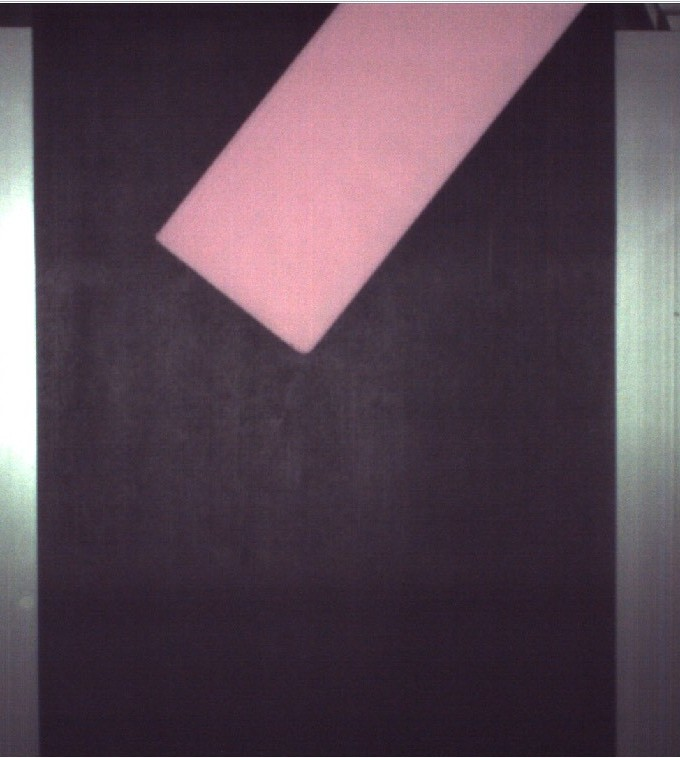
#> input picture test_img_crop/box9_crop.jpg, 680 x 758 px
$ python boxbox_v4.py
#> lines starting #> are read from the running program, lines starting #| are printed output that depends on the picture
import cv2
import matplotlib.pyplot as plt
import numpy as np
from pathlib import Path
import os

# ── Parameters ────────────────────────────────────────────────────────────────

blur_kernel       = (5, 5)
canny_low         = 10
canny_high        = 100

hough_threshold_1 = 25
hough_min_len_1   = 60
hough_gap_1       = 20

hough_threshold_2 = 20
hough_min_len_2   = 40
hough_gap_2       = 30

perp_tolerance    = 0.5
corner_proximity  = 20
border_margin     = 0.05

# ── Geometry helpers ──────────────────────────────────────────────────────────

def points_close(p1, p2, threshold=20):
    return np.hypot(p1[0]-p2[0], p1[1]-p2[1]) < threshold

def line_intersection(line1, line2):
    x1, y1, x2, y2 = line1
    x3, y3, x4, y4 = line2
    denom = (x1-x2)*(y3-y4) - (y1-y2)*(x3-x4)
    if abs(denom) < 1e-6:
        return None
    t = ((x1-x3)*(y3-y4) - (y1-y3)*(x3-x4)) / denom
    return (x1 + t*(x2-x1), y1 + t*(y2-y1))

def _is_border_line(x1, y1, x2, y2, img_height, img_width):
    return (
        (y1 > img_height*(1-border_margin) and y2 > img_height*(1-border_margin)) or
        (y1 < img_height*border_margin      and y2 < img_height*border_margin)      or
        (x1 < img_width*border_margin       and x2 < img_width*border_margin)       or
        (x1 > img_width*(1-border_margin)   and x2 > img_width*(1-border_margin))
    )

# ── Detection pipeline ────────────────────────────────────────────────────────

def detect_edges(img):
    gray    = cv2.cvtColor(img, cv2.COLOR_BGR2GRAY)
    blurred = cv2.GaussianBlur(gray, blur_kernel, 0)
    return cv2.Canny(blurred, canny_low, canny_high, apertureSize=3)

def detect_lines(edges):
    lines = cv2.HoughLinesP(
        edges, 1, np.pi/180,
        threshold=hough_threshold_1,
        minLineLength=hough_min_len_1,
        maxLineGap=hough_gap_1
    )
    if lines is None or len(lines) == 0:
        lines = cv2.HoughLinesP(
            edges, 1, np.pi/180,
            threshold=hough_threshold_2,
            minLineLength=hough_min_len_2,
            maxLineGap=hough_gap_2
        )
    return lines

def merge_parallel_connected_lines(line, lines, angle_tol=2, proximity=50):
    lx1, ly1, lx2, ly2 = line
    line_angle = np.arctan2(ly2-ly1, lx2-lx1)
    endpoints  = [(lx1, ly1), (lx2, ly2)]
    all_points = [(lx1, ly1), (lx2, ly2)]

    for candidate in lines:
        cx1, cy1, cx2, cy2 = candidate[0]

        # Skip if it IS the seed line
        if cx1 == lx1 and cy1 == ly1 and cx2 == lx2 and cy2 == ly2:
            continue

        cand_angle = np.arctan2(cy2-cy1, cx2-cx1)
        angle_diff = abs(np.degrees(cand_angle - line_angle)) % 180
        angle_diff = min(angle_diff, 180 - angle_diff)

        if angle_diff > angle_tol:
            continue

        # Accept if any endpoint of the candidate is near any endpoint of the line
        for ep in endpoints:
            if points_close((cx1, cy1), ep, proximity) or points_close((cx2, cy2), ep, proximity):
                all_points.append((cx1, cy1))
                all_points.append((cx2, cy2))
                break

    if len(all_points) > 2:
        all_points = np.array(all_points)
        # Project all points onto the line direction to find true extremes
        dx = np.cos(line_angle)
        dy = np.sin(line_angle)
        projections = [p[0]*dx + p[1]*dy for p in all_points]
        p_min = all_points[np.argmin(projections)]
        p_max = all_points[np.argmax(projections)]
        return (int(p_min[0]), int(p_min[1]), int(p_max[0]), int(p_max[1]))

    return line

def find_best_pair(lines, img_height, img_width):
    best_pair, best_score = None, -1

    for i, line_a in enumerate(lines):
        ax1, ay1, ax2, ay2 = line_a[0]
        if _is_border_line(ax1, ay1, ax2, ay2, img_height, img_width):
            continue
        len_a   = np.hypot(ax2-ax1, ay2-ay1)
        angle_a = np.arctan2(ay2-ay1, ax2-ax1)

        for line_b in lines[i+1:]:
            bx1, by1, bx2, by2 = line_b[0]
            if _is_border_line(bx1, by1, bx2, by2, img_height, img_width):
                continue
            len_b   = np.hypot(bx2-bx1, by2-by1)
            angle_b = np.arctan2(by2-by1, bx2-bx1)

            # Perpendicularity check
            angle_diff = abs(np.degrees(angle_a - angle_b)) % 180
            angle_diff = min(angle_diff, 180 - angle_diff)
            if abs(angle_diff - 90) > perp_tolerance:
                continue

            # Closest endpoint-pair distance
            ep_pairs = [
                ((ax1, ay1), (bx1, by1)),
                ((ax1, ay1), (bx2, by2)),
                ((ax2, ay2), (bx1, by1)),
                ((ax2, ay2), (bx2, by2)),
            ]
            min_dist = min(np.hypot(p[0]-q[0], p[1]-q[1]) for p, q in ep_pairs)

            if min_dist > corner_proximity * 6:
                continue

            # Score: reward total length, penalise endpoint gap
            score = (len_a + len_b) / (1 + min_dist)
            if score > best_score:
                best_score = score
                best_pair  = (tuple(line_a[0]), tuple(line_b[0]))

    return best_pair

# ── Main detect function ──────────────────────────────────────────────────────

def detect(img_path_or_array, visualize=False, verbose=True):
#> called with img_path_or_array = 'test_img_crop/box9_crop.jpg', visualize = False, verbose = True
    img = cv2.imread(img_path_or_array) if isinstance(img_path_or_array, str) else img_path_or_array
#> img is the input picture: shape (758, 680, 3); mean B, G, R 83, 71.6, 88.5
    if img is None:
        print("ERROR: Could not load image!")
        return None

    img_height, img_width = img.shape[:2]
    edges = detect_edges(img)
#> in detect_edges, `gray    = cv2.cvtColor(img, cv2.COLOR_BGR2GRAY)`:
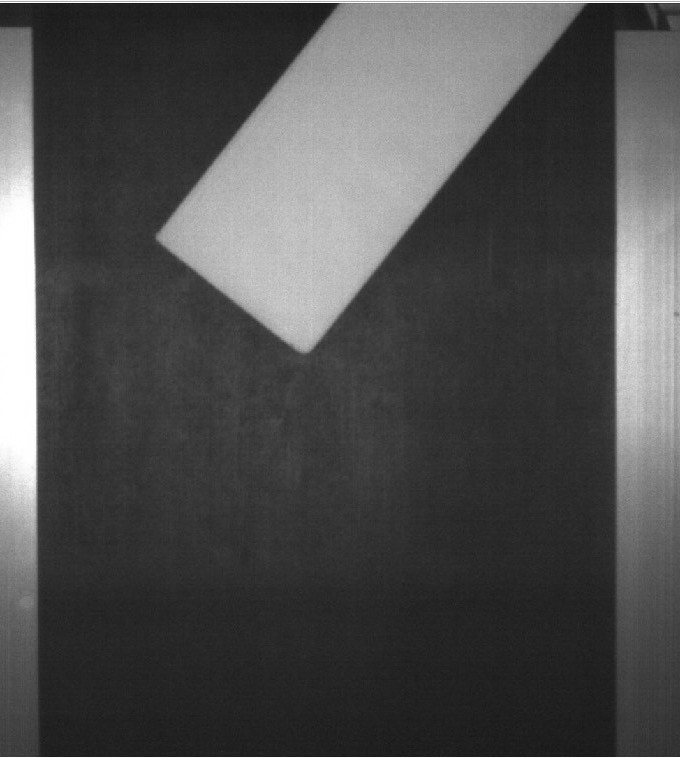
#> gray: shape (758, 680); min 21, max 255, mean 78
#> in detect_edges, `return cv2.Canny(blurred, canny_low, canny_high, apertureSize=3)`:
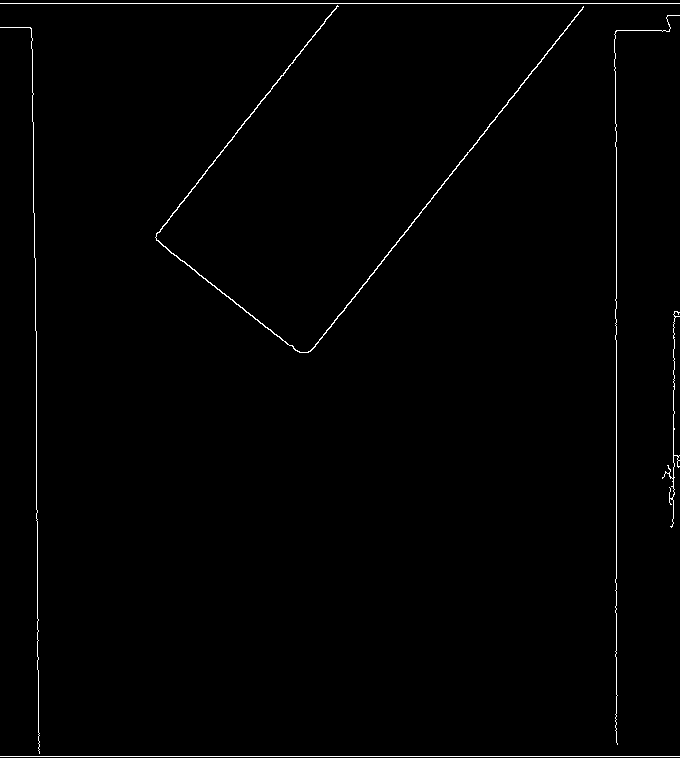
#> returned value: shape (758, 680); 0.88% white in thin lines or dots
    lines = detect_lines(edges)
#> in detect_lines, `lines = cv2.HoughLinesP( edges, 1, np.pi/180, threshold=hough_threshol..`: lines = 19 rows, first 6: [0, 756, 679, 756], [0, 3, 679, 3], [616, 742, 616, 124], [315, 346, 508, 100], [35, 283, 36, 396], [473, 147, 583, 6]

    if verbose:
        print(f"Lines detected: {len(lines) if lines is not None else 0}")
#| Lines detected: 19
    if lines is None or len(lines) == 0:
        print("ERROR: No lines detected!")
        return None

    pair = find_best_pair(lines, img_height, img_width)
#> the loop in find_best_pair, `for i, line_a in enumerate(lines):` made 19 passes
#> (ax1, ay1, ax2, ay2, len_a, angle_a) on passes 3, 4, 5, 6, 7, 9, 10, 11: (616, 742, 616, 124, 618, -1.57), (315, 346, 508, 100, 312.7, -0.906), (35, 283, 36, 396, 113, 1.56), (473, 147, 583, 6, 178.8, -0.908), (163, 246, 297, 351, 170.2, 0.665), (156, 235, 325, 19, 274.3, -0.907), (37, 669, 37, 510, 159, -1.57), (615, 146, 615, 31, 115, -1.57)
#> after the loop in find_best_pair, `for i, line_a in enumerate(lines):`: best_pair = ((156, 235, 325, 19), (156, 240, 300, 352)); best_score = 76.11
#> pair = ((156, 235, 325, 19), (156, 240, 300, 352))
    if pair is None:
        print("ERROR: No perpendicular corner pair found!")
        return None

    best_line, best_perp_line = pair
#> best_line = (156, 235, 325, 19); best_perp_line = (156, 240, 300, 352)

    # Merge both lines before using them
    best_line      = merge_parallel_connected_lines(best_line,      lines)
#> in merge_parallel_connected_lines, `lx1, ly1, lx2, ly2 = line`: lx1 = 156; ly1 = 235; lx2 = 325; ly2 = 19
#> in merge_parallel_connected_lines, `line_angle = np.arctan2(ly2-ly1, lx2-lx1)`: line_angle = -0.907
#> in merge_parallel_connected_lines, `endpoints  = [(lx1, ly1), (lx2, ly2)]`: endpoints = [(156, 235), (325, 19)]
#> the loop in merge_parallel_connected_lines, `for candidate in lines:` made 19 passes
#> (cx1, cy1, cx2, cy2, cand_angle, angle_diff) on passes 1 to 8: (0, 756, 679, 756, 0, 51.96), (0, 3, 679, 3, 0, 51.96), (616, 742, 616, 124, -1.57, 38.04), (315, 346, 508, 100, -0.906, 0.0762), (35, 283, 36, 396, 1.56, 38.55), (473, 147, 583, 6, -0.908, 0.0806), (163, 246, 297, 351, 0.665, 89.96), (673, 523, 673, 314, -1.57, 38.04)
#> after the loop in merge_parallel_connected_lines, `for candidate in lines:`: all_points = [(156, 235), (325, 19), (249, 117), (337, 5)]
#> in merge_parallel_connected_lines, `all_points = np.array(all_points)`: all_points = [[156, 235], [325, 19], [249, 117], [337, 5]]
#> in merge_parallel_connected_lines, `dx = np.cos(line_angle)`: dx = 0.616
#> in merge_parallel_connected_lines, `dy = np.sin(line_angle)`: dy = -0.788
#> in merge_parallel_connected_lines, `projections = [p[0]*dx + p[1]*dy for p in all_points]`: projections = [-88.95, 185.3, 61.29, 203.7]
#> in merge_parallel_connected_lines, `p_min = all_points[np.argmin(projections)]`: p_min = [156, 235]
#> in merge_parallel_connected_lines, `p_max = all_points[np.argmax(projections)]`: p_max = [337, 5]
#> best_line = (156, 235, 337, 5)
    best_perp_line = merge_parallel_connected_lines(best_perp_line, lines)
#> the loop in merge_parallel_connected_lines (call 2), `for candidate in lines:` made 19 passes
#> (cx1, cy1, cx2, cy2, cand_angle, angle_diff) on passes 1 to 8: (0, 756, 679, 756, 0, 37.87), (0, 3, 679, 3, 0, 37.87), (616, 742, 616, 124, -1.57, 52.13), (315, 346, 508, 100, -0.906, 89.76), (35, 283, 36, 396, 1.56, 51.62), (473, 147, 583, 6, -0.908, 89.92), (163, 246, 297, 351, 0.665, 0.207), (673, 523, 673, 314, -1.57, 52.13)

    x1,  y1,  x2,  y2  = best_line
#> x1 = 156; y1 = 235; x2 = 337; y2 = 5
    px1, py1, px2, py2 = best_perp_line
#> px1 = 156; py1 = 240; px2 = 300; py2 = 352
    corner = line_intersection(best_line, best_perp_line)
#> in line_intersection, `x1, y1, x2, y2 = line1`: x1 = 156; y1 = 235; x2 = 337; y2 = 5
#> in line_intersection, `x3, y3, x4, y4 = line2`: x3 = 156; y3 = 240; x4 = 300; y4 = 352
#> in line_intersection, `denom = (x1-x2)*(y3-y4) - (y1-y2)*(x3-x4)`: denom = 53392
#> in line_intersection, `t = ((x1-x3)*(y3-y4) - (y1-y3)*(x3-x4)) / denom`: t = -0.0135
#> corner = (153.6, 238.1)

    if corner is None:
        print("ERROR: Lines do not intersect!")
        return None

    corner_x, corner_y = corner
#> corner_x = 153.6; corner_y = 238.1
    edge1_mid_x, edge1_mid_y = (x1+x2)/2,   (y1+y2)/2
#> edge1_mid_x = 246.5; edge1_mid_y = 120
    edge2_mid_x, edge2_mid_y = (px1+px2)/2, (py1+py2)/2
#> edge2_mid_x = 228; edge2_mid_y = 296
    dist1 = np.hypot(edge1_mid_x-corner_x, edge1_mid_y-corner_y)
#> dist1 = 150.3
    dist2 = np.hypot(edge2_mid_x-corner_x, edge2_mid_y-corner_y)
#> dist2 = 94.31

    dir1_x = (edge1_mid_x-corner_x) / dist1 if dist1 > 0 else 0
#> dir1_x = 0.618
    dir1_y = (edge1_mid_y-corner_y) / dist1 if dist1 > 0 else 0
#> dir1_y = -0.786
    dir2_x = (edge2_mid_x-corner_x) / dist2 if dist2 > 0 else 0
#> dir2_x = 0.789
    dir2_y = (edge2_mid_y-corner_y) / dist2 if dist2 > 0 else 0
#> dir2_y = 0.614

    center_x = corner_x + dir1_x*dist1 + dir2_x*dist2
#> center_x = 320.9
    center_y = corner_y + dir1_y*dist1 + dir2_y*dist2
#> center_y = 177.9

    edge1_length = np.hypot(x2-x1,   y2-y1)
#> edge1_length = 292.7
    edge2_length = np.hypot(px2-px1, py2-py1)
#> edge2_length = 182.4
    edge_ratio   = max(edge1_length, edge2_length) / min(edge1_length, edge2_length)
#> edge_ratio = 1.6
    box_state    = 'stand' if edge_ratio > 1.35 else 'lie'
#> box_state = 'stand'
    angle_deg    = -np.degrees(np.arctan2(y2-y1, x2-x1)) if edge1_length < edge2_length else -np.degrees(np.arctan2(py2-py1, px2-px1))
#> angle_deg = -37.87

    result = {
        'corner':       (corner_x, corner_y),
        'center':       (center_x, center_y),
        'orientation':  angle_deg,
        'edge1_length': edge1_length,
        'edge2_length': edge2_length,
        'best_line':    best_line,
        'perp_line':    best_perp_line,
        'img':          img,
        'all_lines':    lines,
        'box_state':    box_state,
    }

    if verbose:
        print(f"Corner detected at:    ({corner_x:.1f}, {corner_y:.1f})")
#| Corner detected at:    (153.6, 238.1)
        print(f"Box center (pixels):   ({center_x:.1f}, {center_y:.1f})")
#| Box center (pixels):   (320.9, 177.9)
        print(f"Box orientation:       {angle_deg:.2f} deg")
#| Box orientation:       -37.87 deg
        print(f"Edge lengths:          {edge1_length:.1f}px, {edge2_length:.1f}px")
#| Edge lengths:          292.7px, 182.4px
        print(f"Box state:             {box_state}")
#| Box state:             stand

    if visualize:
        visualize_result(result)

    return result

# ── Visualisation ─────────────────────────────────────────────────────────────

# [47 lines left out: function visualize_result, not called in this run]

# ── Entry point ───────────────────────────────────────────────────────────────

if __name__ == "__main__":
    repo_root = Path(__file__).resolve().parent
    sample_image_path = os.path.join(repo_root, "test_img_crop", "box9_crop.jpg")

    if os.path.exists(sample_image_path):
        result = detect(sample_image_path)
#> result = 10 items
    else:
        print(f"ERROR: Sample image not found: {sample_image_path}")

$ run again, with test_img_crop/box1_crop.jpg copied over test_img_crop/box9_crop.jpg
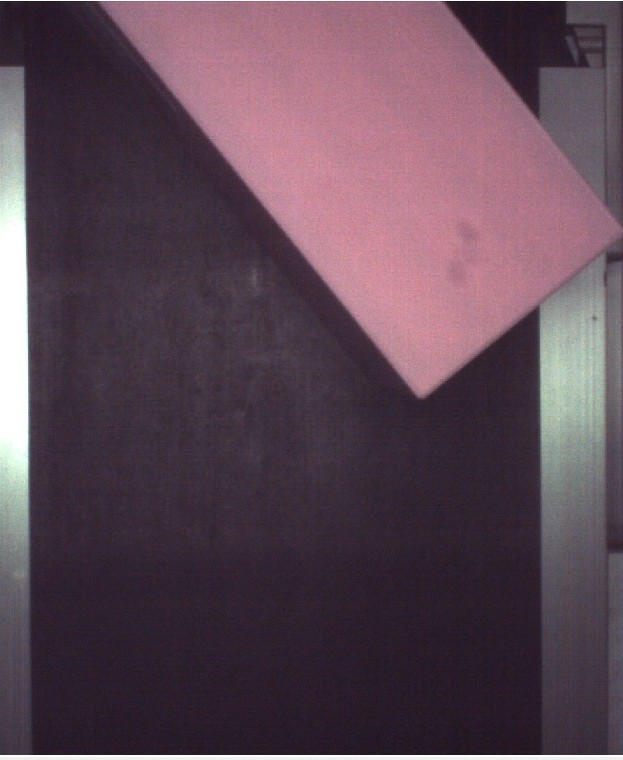
#> input picture test_img_crop/box1_crop.jpg, 623 x 760 px
#> in detect, img is the input picture: shape (760, 623, 3); mean B, G, R 84.7, 72.1, 93.4
#> in detect_edges, `gray    = cv2.cvtColor(img, cv2.COLOR_BGR2GRAY)`:
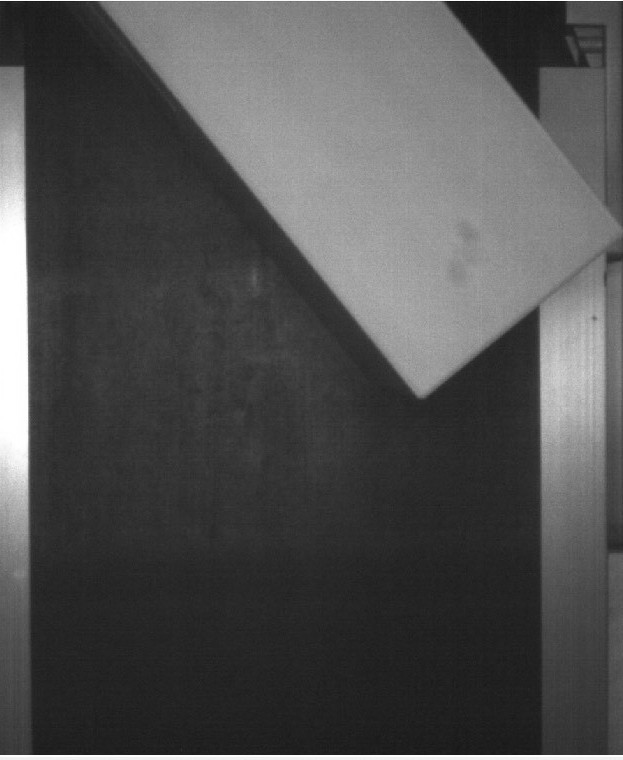
#> gray: shape (760, 623); min 20, max 255, mean 79.9
#> in detect_edges, `return cv2.Canny(blurred, canny_low, canny_high, apertureSize=3)`:
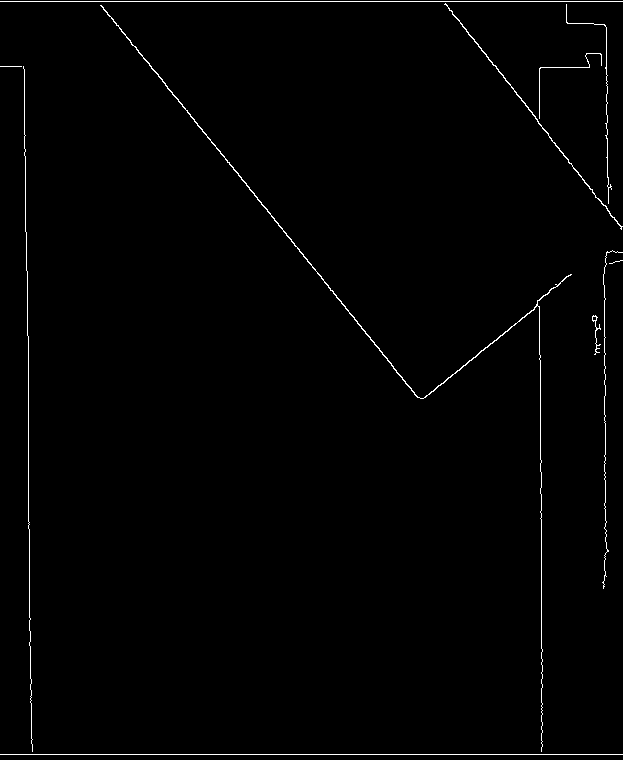
#> returned value: shape (760, 623); 0.97% white in thin lines or dots
#> in detect_lines, `lines = cv2.HoughLinesP( edges, 1, np.pi/180, threshold=hough_threshol..`: lines = 19 rows, first 6: [0, 1, 622, 1], [0, 754, 622, 754], [101, 5, 419, 397], [24, 109, 28, 394], [541, 751, 541, 460], [447, 5, 621, 227]
#| Lines detected: 19
#> the loop in find_best_pair, `for i, line_a in enumerate(lines):` made 19 passes
#> (ax1, ay1, ax2, ay2, len_a, angle_a) on passes 3, 5, 6, 7, 10, 11, 13, 14: (101, 5, 419, 397, 504.8, 0.889), (541, 751, 541, 460, 291, -1.57), (447, 5, 621, 227, 282.1, 0.906), (29, 553, 32, 751, 198, 1.56), (540, 518, 540, 355, 163, -1.57), (429, 394, 538, 306, 140.1, -0.679), (539, 359, 539, 299, 60, -1.57), (422, 398, 537, 305, 147.9, -0.68)
#> after the loop in find_best_pair, `for i, line_a in enumerate(lines):`: best_pair = ((101, 5, 419, 397), (422, 398, 537, 305)); best_score = 156.8
#> pair = ((101, 5, 419, 397), (422, 398, 537, 305))
#> in detect, `best_line, best_perp_line = pair`: best_line = (101, 5, 419, 397); best_perp_line = (422, 398, 537, 305)
#> lx1 = 101; ly1 = 5; lx2 = 419; ly2 = 397
#> line_angle = 0.889
#> endpoints = [(101, 5), (419, 397)]
#> the loop in merge_parallel_connected_lines, `for candidate in lines:` made 19 passes
#> (cx1, cy1, cx2, cy2, cand_angle, angle_diff) on passes 1, 2, 4, 5, 6, 7, 8, 9: (0, 1, 622, 1, 0, 50.95), (0, 754, 622, 754, 0, 50.95), (24, 109, 28, 394, 1.56, 38.25), (541, 751, 541, 460, -1.57, 39.05), (447, 5, 621, 227, 0.906, 0.961), (29, 553, 32, 751, 1.56, 38.18), (604, 422, 604, 267, -1.57, 39.05), (605, 575, 605, 337, -1.57, 39.05)
#> after the loop in merge_parallel_connected_lines, `for candidate in lines:`: all_points = [(101, 5), (419, 397), (100, 5), (417, 397)]
#> in merge_parallel_connected_lines, `all_points = np.array(all_points)`: all_points = [[101, 5], [419, 397], [100, 5], [417, 397]]
#> dx = 0.63
#> dy = 0.777
#> projections = [67.51, 572.3, 66.88, 571]
#> p_min = [100, 5]
#> p_max = [419, 397]
#> in detect, `best_line      = merge_parallel_connected_lines(best_line,      lines)`: best_line = (100, 5, 419, 397)
#> the loop in merge_parallel_connected_lines (call 2), `for candidate in lines:` made 19 passes
#> (cx1, cy1, cx2, cy2, cand_angle, angle_diff) on passes 1 to 8: (0, 1, 622, 1, 0, 38.96), (0, 754, 622, 754, 0, 38.96), (101, 5, 419, 397, 0.889, 89.91), (24, 109, 28, 394, 1.56, 51.84), (541, 751, 541, 460, -1.57, 51.04), (447, 5, 621, 227, 0.906, 89.13), (29, 553, 32, 751, 1.56, 51.91), (604, 422, 604, 267, -1.57, 51.04)
#> in detect, `best_perp_line = merge_parallel_connected_lines(best_perp_line, lines)`: best_perp_line = (422, 398, 538, 306)
#> in detect, `x1,  y1,  x2,  y2  = best_line`: x1 = 100; y1 = 5; x2 = 419; y2 = 397
#> px1 = 422; py1 = 398; px2 = 538; py2 = 306
#> in line_intersection, `x1, y1, x2, y2 = line1`: x1 = 100; y1 = 5; x2 = 419; y2 = 397
#> x3 = 422; y3 = 398; x4 = 538; y4 = 306
#> denom = -74820
#> t = 1.01
#> corner = (420.7, 399.1)
#> corner_x = 420.7; corner_y = 399.1
#> edge1_mid_x = 259.5; edge1_mid_y = 201
#> edge2_mid_x = 480; edge2_mid_y = 352
#> dist1 = 255.3
#> dist2 = 75.72
#> dir1_x = -0.631
#> dir1_y = -0.776
#> dir2_x = 0.783
#> dir2_y = -0.621
#> center_x = 318.8
#> center_y = 153.9
#> edge1_length = 505.4
#> edge2_length = 148.1
#> edge_ratio = 3.41
#> box_state = 'stand'
#> angle_deg = 38.42
#| Corner detected at:    (420.7, 399.1)
#| Box center (pixels):   (318.8, 153.9)
#| Box orientation:       38.42 deg
#| Edge lengths:          505.4px, 148.1px
#| Box state:             stand
#> result = 10 items
